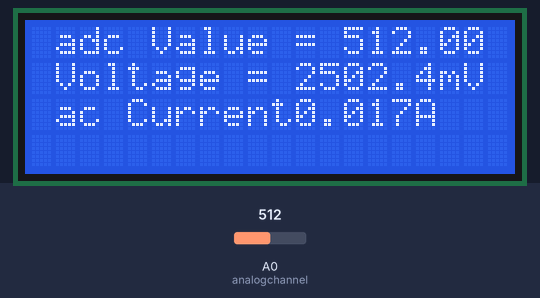
A sketch run on a simulated Arduino Uno, built with avr-gcc and run on an emulated ATmega328P. Shown: 20×4 character LCD. Inputs (shaded band) come from the test bench; at power-on: A0 (analogchannel) = 512. Storage starts empty; what the sketch prints to the serial monitor is not drawn.

Above: at 7.5 s.
7.6 s: A0 (analogchannel) set to 490
At 10.3 s:
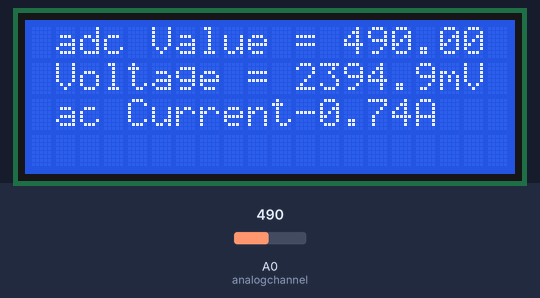
10.6 s: A0 (analogchannel) set to 510
At 12.9 s:
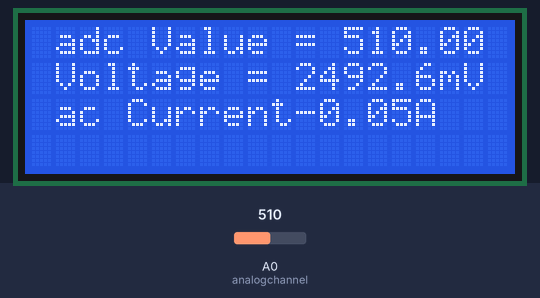
Timing chart, 0 to 14.4 s (numbered marks = the images above; inputs shaded):
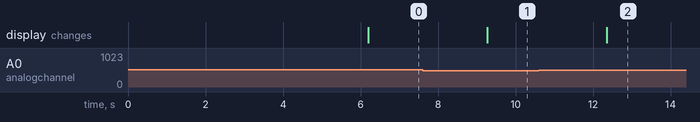

Measured:
- after the input at 7.6 s, the display: changes after 1.7 s (image 1)
- after the input at 10.6 s, the display: changes after 1.7 s (image 2)

The sketch:

nunu.ino
```cpp
#include <Arduino_FreeRTOS.h>
#include <semphr.h>
#include <LiquidCrystal.h> //library for LCD
#include <SD.h> //library for SD CARD
#include <SPI.h> //library for communication with sd card

// initialize the library with the numbers of the interface pins
LiquidCrystal lcd(7, 6, 5, 4, 3, 2);

//Measuring Current Using ACS712

const int analogchannel = 0; //Connect current sensor with A0 of Arduino
const int CS = 53; //Connect sd card with pin 53 of Arduino
int sensitivity = 100; // use 100 for 20A Module, 66 for 30A Module and 185 for 05A Module
float adcvalue= 0;
int offsetvoltage = 2500;
double Voltage = 0; //voltage measuring
double ecurrent = 0;// Current measuring
File myFile;


SemaphoreHandle_t xSemaphore;

/*create reference handler for Tasks */
TaskHandle_t TaskReadValues_t;
TaskHandle_t TaskWriteValues_t;
TaskHandle_t Initialize_t;
TaskHandle_t TaskWriteCard_t;


void setup()
{
  Serial.begin(9600); // Enable serial communication library.
  lcd.begin(20, 4);
  Serial.println(F("In Setup function"));

  while (!Serial){}

  Serial.print("Initializing SD card...");

  if (!SD.begin(CS))
  {
    Serial.println("initialization failed!");
    while (1);
  }
  Serial.println("initialization done.");


  Serial.println(F("Creating semaphore and giving it"));
  // Create and release binary semaphore
   vSemaphoreCreateBinary(xSemaphore);
  xSemaphoreGive(xSemaphore);
  xTaskCreate(TaskInitialize, "Task0", 500, NULL, 0, &Initialize_t);
 vTaskStartScheduler();
}

void loop()
{
  // put your main code here, to run repeatedly:
}

static void TaskInitialize(void* pvParameters) {


    xSemaphoreTake( xSemaphore, portMAX_DELAY );
  Serial.println(F("TaskInitialize"));
   //LCD order
   lcd.clear();//clearing the LCD display
   lcd.display();//Turning on the display again
   lcd.setCursor(1,0);//setting LCD cursor
   lcd.print("Reading Values from");//prints on LCD
   lcd.setCursor(1,1);
   lcd.print("DC Current Sensor");
   lcd.setCursor(5,2);
   lcd.print("ACS 712");
  //delay for 2 sec
  delay(2000);

    Serial.println(F("Creating task for reading values"));
   delay(1000);
  xTaskCreate(TaskReadValues, "Task1", 500, NULL, 1, &TaskReadValues_t);

 //
xSemaphoreGive(xSemaphore);
  vTaskDelete(Initialize_t);
}

/* Task1 with priority 1 */
 void TaskReadValues(void* pvParameters)
{

  while (1)
  {

    //Take semaphore
   xSemaphoreTake( xSemaphore, portMAX_DELAY );
    Serial.println(F("In TaskReadValues"));
    delay(1000);
    Serial.println(F("TaskReadValues acquired semaphore"));
    delay(1000);

    unsigned int temp=0;
     float maxpoint = 0;
     int i=0;
     for(i=0;i<500;i++)
     {
     if(temp = analogRead(analogchannel),temp>maxpoint)
     {
     maxpoint = temp;

     }
     }
    // maxpoint = analogRead(analogchannel);
     adcvalue = maxpoint;
     Voltage = (adcvalue / 1023.0) * 5000; // Gets you mV
     ecurrent = ((Voltage - offsetvoltage) / sensitivity);
     ecurrent = ( ecurrent ) / ( sqrt(2) );

    Serial.println(F("Creating TaskWriteValues"));

    delay(1000);
    xTaskCreate(TaskWriteValues, "Task2", 500, NULL, 1, &TaskWriteValues_t);
    xSemaphoreGive(xSemaphore); //release the semaphore
    vTaskDelete(TaskReadValues_t);    // Delete the task using the TaskReadValues

  }

}

static void TaskWriteCard(void* pvParameters){
  myFile = SD.open("example2.txt", FILE_WRITE);
  if (SD.exists("example2.txt")) {

    Serial.println("example2.txt exists.");

  } else {

    Serial.println("example2.txt doesn't exist.");

  }
  if(myFile) {
    Serial.print("Writing to example2.txt...");
    myFile.println("adc Value = ");
    myFile.println(adcvalue);
    myFile.println("Voltage = ");
    myFile.println(Voltage);
    myFile.println("ac Current = ");
    myFile.println(ecurrent);
    myFile.close();
    Serial.println("done.");
  }
  vTaskDelete(NULL);

}

/* Task2 with priority 1 */
static void TaskWriteValues(void* pvParameters)
{
  while (1)
  {
   xSemaphoreTake( xSemaphore, portMAX_DELAY );

    //Prints on the serial port
     Serial.println("Raw Value = " ); // prints on the serial monitor
    Serial.print(adcvalue); //prints the results on the serial monitor

    lcd.clear();//clears the display of LCD
    //delay(1000);//delay of 1 sec
     lcd.display();
     lcd.setCursor(1,0);
     lcd.print("adc Value = ");
     lcd.setCursor(13,0);
     lcd.print(adcvalue);

     Serial.print(F("\t mV = ")); // shows the voltage measured
    Serial.print(Voltage,3); // the '3' after voltage allows you to display 3 digits after decimal point

     lcd.setCursor(1,1);
     lcd.print("Voltage = ");
     lcd.setCursor(11,1);
     lcd.print(Voltage,3);
     lcd.setCursor(17,1);
     lcd.print("mV");//Unit for the voltages to be measured

     Serial.print(F("\t ecurrent = ")); // shows the voltage measured
     Serial.println(ecurrent,3);// the '3' after voltage allows you to display 3 digits after decimal point

     lcd.setCursor(1,2);
     lcd.print("ac Current = ");
     lcd.setCursor(11,2);
     lcd.print(ecurrent,3);
     lcd.setCursor(16,2);
     lcd.print("A"); //unit for the current to be measured
   // delay(2500); //delay of 2.5 sec
    xTaskCreate(TaskWriteCard, "Task4", 500, NULL, 2, &TaskWriteCard_t);
    xTaskCreate(TaskReadValues, "Task1", 500, NULL, 1, &TaskReadValues_t);
    xSemaphoreGive(xSemaphore);
    vTaskDelete(TaskWriteValues_t);    // Delete the task using the TaskWriteValues

  }
}
```
